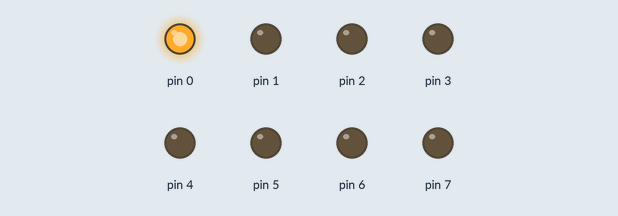
Bench run of a sketch on a simulated Arduino Uno, built with avr-gcc and run on an emulated ATmega328P. Shown: output pins drawn as LEDs (lit = HIGH).

Above: at 0.12 s.
At 0.87 s:
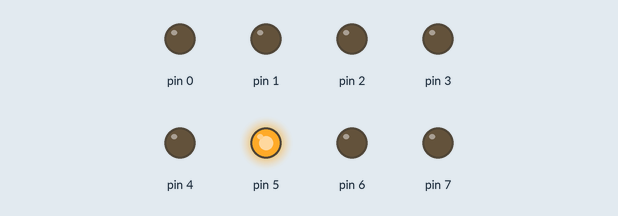
At 1.37 s:
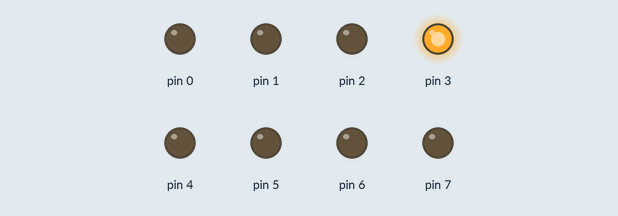
At 1.87 s:
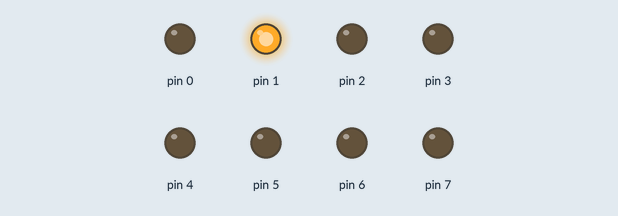
At 3.12 s:
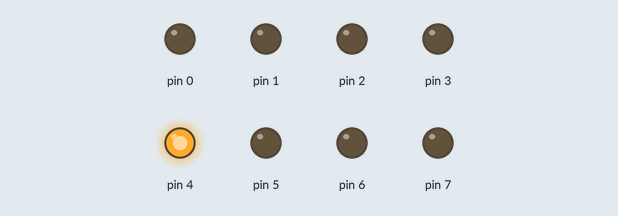
At 4.37 s:
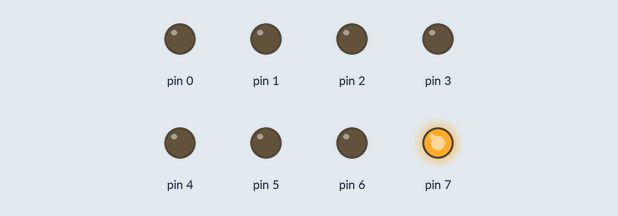
Timing chart, 0 to 4.7 s (numbered marks = the images above):
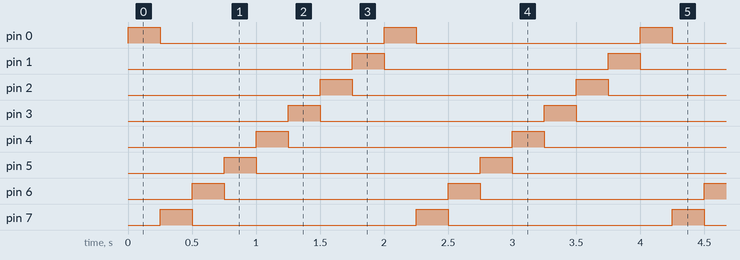

Measured:
- by itself, pin 0–7: alternates HIGH for 0.25 s and LOW for 1.8 s
- by itself, everything shown: repeats every 2.0 s, in 8 steps

The sketch:

sketch_oct10a.ino
```cpp
#include <avr/io.h>
#include <util/delay.h>

void setup() {
  DDRD = 0xFF;
}

void loop() {
  uint8_t pattern = 0x01;

  for (int i = 0; i < 8; i++) {
    PORTD = pattern;
    _delay_ms(250);
    uint8_t extractedBit = pattern & 0x01;
    pattern = (pattern >> 1) | (extractedBit << 7);
  }
}
```
